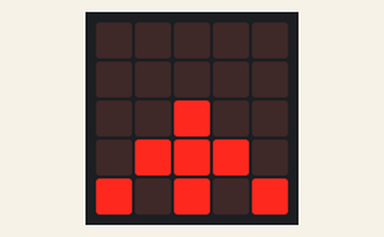
A program run on a simulated BBC micro:bit (MakeCode). Shown: the board's 5×5 LED display. At 2.8 s the program stops and its outputs stay as they are.

Above: at 0.1 s.
At 0.7 s:
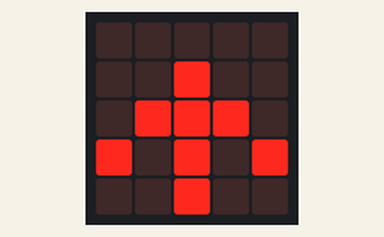
At 1.3 s:
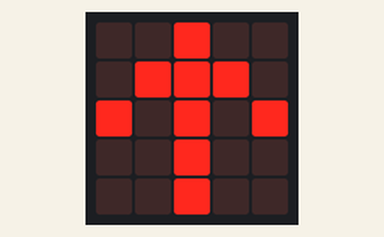
At 1.9 s:
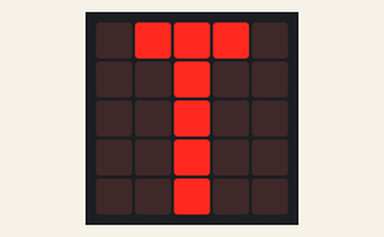
At 2.5 s:
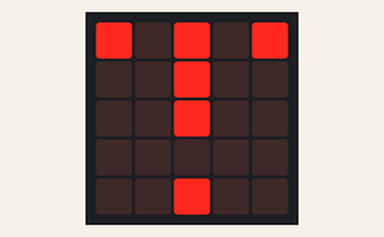

Measured:
- what the display in image 1 shows lasts 0.6 s, from 0.6 s to 1.2 s

The program:

main.ts
```typescript
basic.showLeds(`
    . . . . .
    . . . . .
    . . # . .
    . # # # .
    # . # . #
    `)
basic.pause(200)
basic.showLeds(`
    . . . . .
    . . # . .
    . # # # .
    # . # . #
    . . # . .
    `)
basic.pause(200)
basic.showLeds(`
    . . # . .
    . # # # .
    # . # . #
    . . # . .
    . . # . .
    `)
basic.pause(200)
basic.showLeds(`
    . # # # .
    . . # . .
    . . # . .
    . . # . .
    . . # . .
    `)
basic.pause(200)
basic.showLeds(`
    # . # . #
    . . # . .
    . . # . .
    . . . . .
    . . # . .
    `)
```

test.ts
```typescript
// les tests vont ici ; cela ne sera pas compilé si ce paquet est utilisé en tant qu'extension.
```
